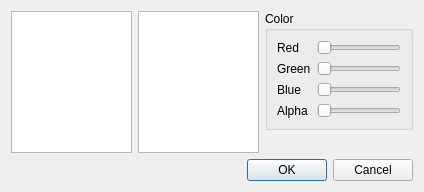
<?xml version="1.0" encoding="UTF-8"?>
<ui version="4.0">
 <class>ViewConfigDialog</class>
 <widget class="QDialog" name="ViewConfigDialog">
  <property name="geometry">
   <rect>
    <x>0</x>
    <y>0</y>
    <width>424</width>
    <height>192</height>
   </rect>
  </property>
  <property name="windowTitle">
   <string>Custom Colors</string>
  </property>
  <layout class="QVBoxLayout" name="verticalLayout_2">
   <item>
    <layout class="QHBoxLayout" name="horizontalLayout_5">
     <item>
      <widget class="QListWidget" name="listPalettes"/>
     </item>
     <item>
      <widget class="QListWidget" name="listRoles"/>
     </item>
     <item>
      <layout class="QVBoxLayout" name="verticalLayout">
       <item>
        <widget class="QGroupBox" name="groupColor">
         <property name="sizePolicy">
          <sizepolicy hsizetype="Minimum" vsizetype="Minimum">
           <horstretch>0</horstretch>
           <verstretch>0</verstretch>
          </sizepolicy>
         </property>
         <property name="title">
          <string>Color</string>
         </property>
         <layout class="QVBoxLayout" name="verticalLayout_3">
          <item>
           <layout class="QHBoxLayout" name="horizontalLayout">
            <item>
             <widget class="QLabel" name="label">
              <property name="text">
               <string>Red</string>
              </property>
             </widget>
            </item>
            <item>
             <widget class="QSlider" name="RedSlider">
              <property name="sizePolicy">
               <sizepolicy hsizetype="Fixed" vsizetype="Fixed">
                <horstretch>0</horstretch>
                <verstretch>0</verstretch>
               </sizepolicy>
              </property>
              <property name="maximum">
               <number>255</number>
              </property>
              <property name="orientation">
               <enum>Qt::Horizontal</enum>
              </property>
             </widget>
            </item>
           </layout>
          </item>
          <item>
           <layout class="QHBoxLayout" name="horizontalLayout_2">
            <item>
             <widget class="QLabel" name="label_2">
              <property name="text">
               <string>Green</string>
              </property>
             </widget>
            </item>
            <item>
             <widget class="QSlider" name="GreenSlider">
              <property name="sizePolicy">
               <sizepolicy hsizetype="Fixed" vsizetype="Fixed">
                <horstretch>0</horstretch>
                <verstretch>0</verstretch>
               </sizepolicy>
              </property>
              <property name="maximum">
               <number>255</number>
              </property>
              <property name="orientation">
               <enum>Qt::Horizontal</enum>
              </property>
             </widget>
            </item>
           </layout>
          </item>
          <item>
           <layout class="QHBoxLayout" name="horizontalLayout_4">
            <item>
             <widget class="QLabel" name="label_4">
              <property name="text">
               <string>Blue</string>
              </property>
             </widget>
            </item>
            <item>
             <widget class="QSlider" name="BlueSlider">
              <property name="sizePolicy">
               <sizepolicy hsizetype="Fixed" vsizetype="Fixed">
                <horstretch>0</horstretch>
                <verstretch>0</verstretch>
               </sizepolicy>
              </property>
              <property name="maximum">
               <number>255</number>
              </property>
              <property name="orientation">
               <enum>Qt::Horizontal</enum>
              </property>
             </widget>
            </item>
           </layout>
          </item>
          <item>
           <layout class="QHBoxLayout" name="horizontalLayout_3">
            <item>
             <widget class="QLabel" name="label_3">
              <property name="text">
               <string>Alpha</string>
              </property>
             </widget>
            </item>
            <item>
             <widget class="QSlider" name="AlphaSlider">
              <property name="sizePolicy">
               <sizepolicy hsizetype="Fixed" vsizetype="Fixed">
                <horstretch>0</horstretch>
                <verstretch>0</verstretch>
               </sizepolicy>
              </property>
              <property name="maximum">
               <number>255</number>
              </property>
              <property name="orientation">
               <enum>Qt::Horizontal</enum>
              </property>
             </widget>
            </item>
           </layout>
          </item>
         </layout>
         <zorder></zorder>
         <zorder></zorder>
         <zorder></zorder>
         <zorder></zorder>
        </widget>
       </item>
       <item>
        <spacer name="verticalSpacer">
         <property name="orientation">
          <enum>Qt::Vertical</enum>
         </property>
         <property name="sizeHint" stdset="0">
          <size>
           <width>20</width>
           <height>40</height>
          </size>
         </property>
        </spacer>
       </item>
      </layout>
     </item>
    </layout>
   </item>
   <item>
    <widget class="QDialogButtonBox" name="buttonBox">
     <property name="orientation">
      <enum>Qt::Horizontal</enum>
     </property>
     <property name="standardButtons">
      <set>QDialogButtonBox::Cancel|QDialogButtonBox::Ok</set>
     </property>
    </widget>
   </item>
  </layout>
 </widget>
 <resources/>
 <connections>
  <connection>
   <sender>buttonBox</sender>
   <signal>accepted()</signal>
   <receiver>ViewConfigDialog</receiver>
   <slot>accept()</slot>
   <hints>
    <hint type="sourcelabel">
     <x>248</x>
     <y>254</y>
    </hint>
    <hint type="destinationlabel">
     <x>157</x>
     <y>274</y>
    </hint>
   </hints>
  </connection>
  <connection>
   <sender>buttonBox</sender>
   <signal>rejected()</signal>
   <receiver>ViewConfigDialog</receiver>
   <slot>reject()</slot>
   <hints>
    <hint type="sourcelabel">
     <x>316</x>
     <y>260</y>
    </hint>
    <hint type="destinationlabel">
     <x>286</x>
     <y>274</y>
    </hint>
   </hints>
  </connection>
 </connections>
</ui>
